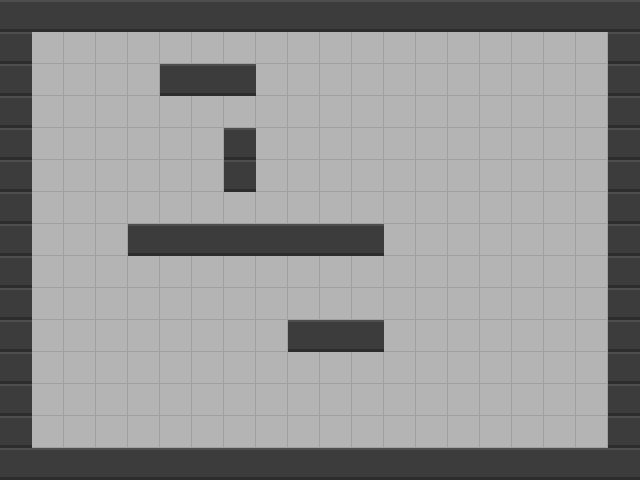

This is a level from a 2D game, rendered from its Tiled map with the project's own tilesets. A one-line summary and the complete map file follow:
An orthogonal 20x15 tile map with 32x32 px tiles, 1 tile layer (ground) and 2 objects (Player, Goblin).

<map version="1.10" tiledversion="1.11.0" orientation="orthogonal" renderorder="right-down" width="20" height="15" tilewidth="32" tileheight="32" infinite="0" nextlayerid="3" nextobjectid="85">
 <properties>
  <property name="mapId" value="level1" />
 </properties>
 <tileset firstgid="1" source="starter.tsx" />
 <layer id="1" name="ground" width="20" height="15">
  <data encoding="csv">
2,2,2,2,2,2,2,2,2,2,2,2,2,2,2,2,2,2,2,2,
2,1,1,1,1,1,1,1,1,1,1,1,1,1,1,1,1,1,1,2,
2,1,1,1,1,2,2,2,1,1,1,1,1,1,1,1,1,1,1,2,
2,1,1,1,1,1,1,1,1,1,1,1,1,1,1,1,1,1,1,2,
2,1,1,1,1,1,1,2,1,1,1,1,1,1,1,1,1,1,1,2,
2,1,1,1,1,1,1,2,1,1,1,1,1,1,1,1,1,1,1,2,
2,1,1,1,1,1,1,1,1,1,1,1,1,1,1,1,1,1,1,2,
2,1,1,1,2,2,2,2,2,2,2,2,1,1,1,1,1,1,1,2,
2,1,1,1,1,1,1,1,1,1,1,1,1,1,1,1,1,1,1,2,
2,1,1,1,1,1,1,1,1,1,1,1,1,1,1,1,1,1,1,2,
2,1,1,1,1,1,1,1,1,2,2,2,1,1,1,1,1,1,1,2,
2,1,1,1,1,1,1,1,1,1,1,1,1,1,1,1,1,1,1,2,
2,1,1,1,1,1,1,1,1,1,1,1,1,1,1,1,1,1,1,2,
2,1,1,1,1,1,1,1,1,1,1,1,1,1,1,1,1,1,1,2,
2,2,2,2,2,2,2,2,2,2,2,2,2,2,2,2,2,2,2,2
</data>
 </layer>
 <objectgroup id="2" name="spawns">
  <object id="1" name="player" type="Player" x="64" y="64" width="32" height="32">
   <properties>
    <property name="Health.hp" type="int" value="10" />
    <property name="Health.maxHp" type="int" value="10" />
    <property name="Sprite.animation" value="player_idle" />
    <property name="Sprite.flip_x" type="bool" value="false" />
    <property name="Sprite.sheet" value="" />
    <property name="Walking.value" type="bool" value="true" />
   </properties>
  </object>
  <object id="2" name="goblin" type="Goblin" x="480" y="384" width="32" height="32">
   <properties>
    <property name="Health.hp" type="int" value="5" />
    <property name="Health.maxHp" type="int" value="5" />
    <property name="Sprite.animation" value="goblin_idle" />
    <property name="Sprite.flip_x" type="bool" value="false" />
    <property name="Sprite.sheet" value="" />
    <property name="Walking.value" type="bool" value="true" />
   </properties>
  </object>
 </objectgroup>
</map>
